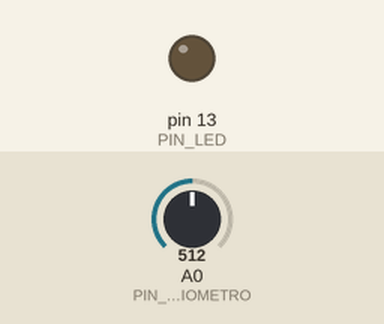
Recording of a sketch running on a simulated Arduino Uno, built with avr-gcc and run on an emulated ATmega328P. Shown: output pins drawn as LEDs (lit = HIGH). The test bench sets the inputs (shaded band); at power-on: A0 (PIN_POTENCIOMETRO) = 512.

Above: at 1.2 s.
1.3 s: A0 (PIN_POTENCIOMETRO) set to 529
At 1.6 s:
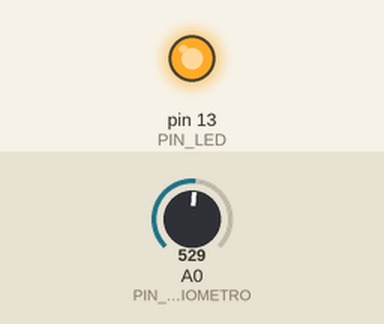
2.8 s: A0 (PIN_POTENCIOMETRO) set to 511
At 3.9 s:
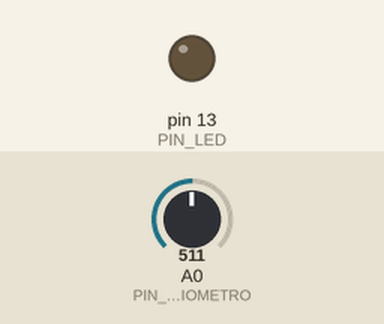
4.3 s: A0 (PIN_POTENCIOMETRO) set to 716
At 5.1 s:
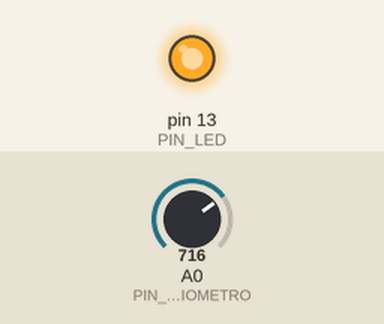
Timing chart, 0 to 7.3 s (numbered marks = the images above; inputs shaded):
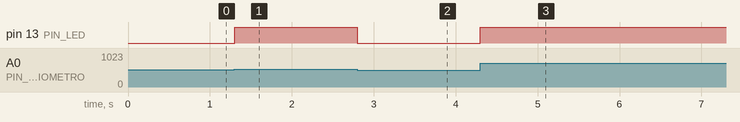

Measured:
- the behaviour switches between 513 and 514 on A0 (PIN_POTENCIOMETRO) (found by bisection; images 0 and 1)
- after the input at 1.3 s, pin 13 (PIN_LED): LOW → HIGH at once
- after the input at 2.8 s, pin 13 (PIN_LED): HIGH → LOW at once
- after the input at 4.3 s, pin 13 (PIN_LED): LOW → HIGH at once

The sketch:

_13_Potenciomentro_and_Led.ino
```cpp
/*
   Programar: Potenciomentro_and_Led
   Autor: Joab Torres Alencar
   Curso: Tecnologo em Análise  e Desenvolvimento de Sistemas - Turma 2015
*/

#define PIN_LED 13
#define PIN_POTENCIOMETRO A0

int valorPot;
/*
  Função: setup() - executa somente uma vez no projeto
*/
void setup() {
  pinMode(PIN_POTENCIOMETRO, INPUT);
  pinMode(PIN_LED, OUTPUT);
}

/*
  Função: Loop() - Executa infinitamente no projeto desde que o arduino esteja ligado!
*/
void loop() {
  valorPot = map(analogRead(PIN_POTENCIOMETRO), 0, 1023, 0, 255);
  analogWrite(PIN_LED, valorPot);
}
```
